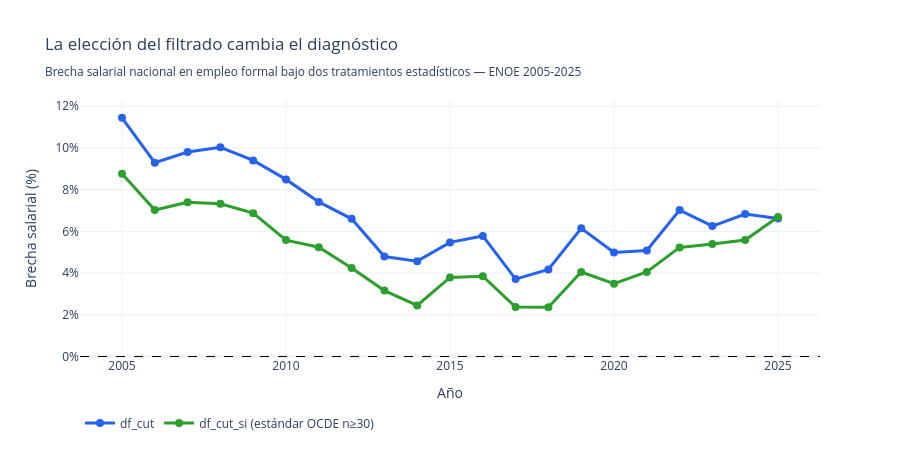

The notebook cell this image was saved under:
### Markdown cell above
---
## Sección 2 del tablero — Los datos importan

> **Cita BBVA**: *"El Banco Mundial (2024) estima que, a nivel global, el ingreso per cápita a largo plazo sería casi un 20% mayor si las mujeres tuvieran el mismo nivel de empleo que los hombres."*

La base de todo buen análisis está en decidir qué datos usar. Analizamos la misma ENOE bajo dos filtrados distintos:

- **`df_cut`**: corte inicial (226,798 filas, 78.8M población representada en 2025).
- **`df_cut_si`**: aplica el **estándar OCDE de muestra mínima ≥30 personas por celda** (226,798 filas, 129.7M población representada).

Los resultados cambian sustancialmente según el filtrado, lo cual demuestra que **la calidad del análisis depende tanto del tratamiento de los datos como de los datos mismos**.

Elegimos `df_cut_si` como dataset principal porque:
1. Cubre 130M personas representadas (más completo).
2. Aplica el estándar estadístico OCDE/OIT para estimaciones muestrales.
3. Arroja resultados robustos consistentes con el reporte BBVA Research (2025).

### G0a — Evolución temporal: df_cut vs df_cut_si

### Code cell
# Serie temporal nacional con ambos datasets
def serie_nacional(df):
    años = sorted(df['anio'].unique())
    rows = []
    for a in años:
        b = brecha_grupo(df[df['anio'] == a])
        rows.append({'anio': a, **b})
    return pd.DataFrame(rows)

serie_cut = serie_nacional(df_cut)
serie_si  = serie_nacional(df_si)

fig_g0a = go.Figure()
fig_g0a.add_trace(go.Scatter(
    x=serie_cut['anio'], y=serie_cut['brecha'],
    mode='lines+markers', name='df_cut',
    line=dict(color='#2563eb', width=3), marker=dict(size=8),
    hovertemplate='<b>df_cut</b><br>%{x}: %{y:.2f}%<extra></extra>'
))
fig_g0a.add_trace(go.Scatter(
    x=serie_si['anio'], y=serie_si['brecha'],
    mode='lines+markers', name='df_cut_si (estándar OCDE n≥30)',
    line=dict(color=COLOR_VERDE, width=3), marker=dict(size=8),
    hovertemplate='<b>df_cut_si</b><br>%{x}: %{y:.2f}%<extra></extra>'
))
fig_g0a.add_hline(y=0, line_dash='dash', line_color='black', line_width=1)

fig_g0a.update_layout(
    title='La elección del filtrado cambia el diagnóstico<br>'
          '<sub>Brecha salarial nacional en empleo formal bajo dos tratamientos estadísticos — ENOE 2005-2025</sub>',
    template='plotly_white', height=450,
    xaxis_title='Año', yaxis_title='Brecha salarial (%)',
    yaxis_ticksuffix='%',
    legend=dict(orientation='h', y=-0.2),
    hovermode='x unified'
)
#fig_g0a.write_html(RUTA_DASH / 'g0a_comparacion_temporal.html', include_plotlyjs='cdn')
fig_g0a.show()

### Figure 1 — Plotly figure (JSON) as saved in the notebook; plotly's stock layout.template omitted (floating-point values rounded to 4 significant figures)
{"data": [{"hovertemplate": "<b>df_cut</b><br>%{x}: %{y:.2f}%<extra></extra>", "line": {"color": "#2563eb", "width": 3}, "marker": {"size": 8}, "mode": "lines+markers", "name": "df_cut", "type": "scatter", "x": [2005, 2006, 2007, 2008, 2009, 2010, 2011, 2012, 2013, 2014, 2015, 2016, 2017, 2018, 2019, 2020, 2021, 2022, 2023, 2024, 2025], "y": [11.44, 9.29, 9.8, 10.03, 9.4, 8.49, 7.41, 6.6, 4.79, 4.57, 5.47, 5.78, 3.71, 4.17, 6.15, 4.99, 5.08, 7.02, 6.25, 6.83, 6.61]}, {"hovertemplate": "<b>df_cut_si</b><br>%{x}: %{y:.2f}%<extra></extra>", "line": {"color": "#2ca02c", "width": 3}, "marker": {"size": 8}, "mode": "lines+markers", "name": "df_cut_si (estándar OCDE n≥30)", "type": "scatter", "x": [2005, 2006, 2007, 2008, 2009, 2010, 2011, 2012, 2013, 2014, 2015, 2016, 2017, 2018, 2019, 2020, 2021, 2022, 2023, 2024, 2025], "y": [8.76, 7.02, 7.39, 7.32, 6.87, 5.58, 5.24, 4.24, 3.16, 2.45, 3.79, 3.85, 2.37, 2.36, 4.05, 3.49, 4.05, 5.23, 5.39, 5.58, 6.69]}], "layout": {"height": 450, "hovermode": "x unified", "legend": {"orientation": "h", "y": -0.2}, "shapes": [{"line": {"color": "black", "dash": "dash", "width": 1}, "type": "line", "x0": 0, "x1": 1, "xref": "x domain", "y0": 0, "y1": 0, "yref": "y"}], "title": {"text": "La elección del filtrado cambia el diagnóstico<br><sub>Brecha salarial nacional en empleo formal bajo dos tratamientos estadísticos — ENOE 2005-2025</sub>"}, "xaxis": {"title": {"text": "Año"}}, "yaxis": {"ticksuffix": "%", "title": {"text": "Brecha salarial (%)"}}}}
